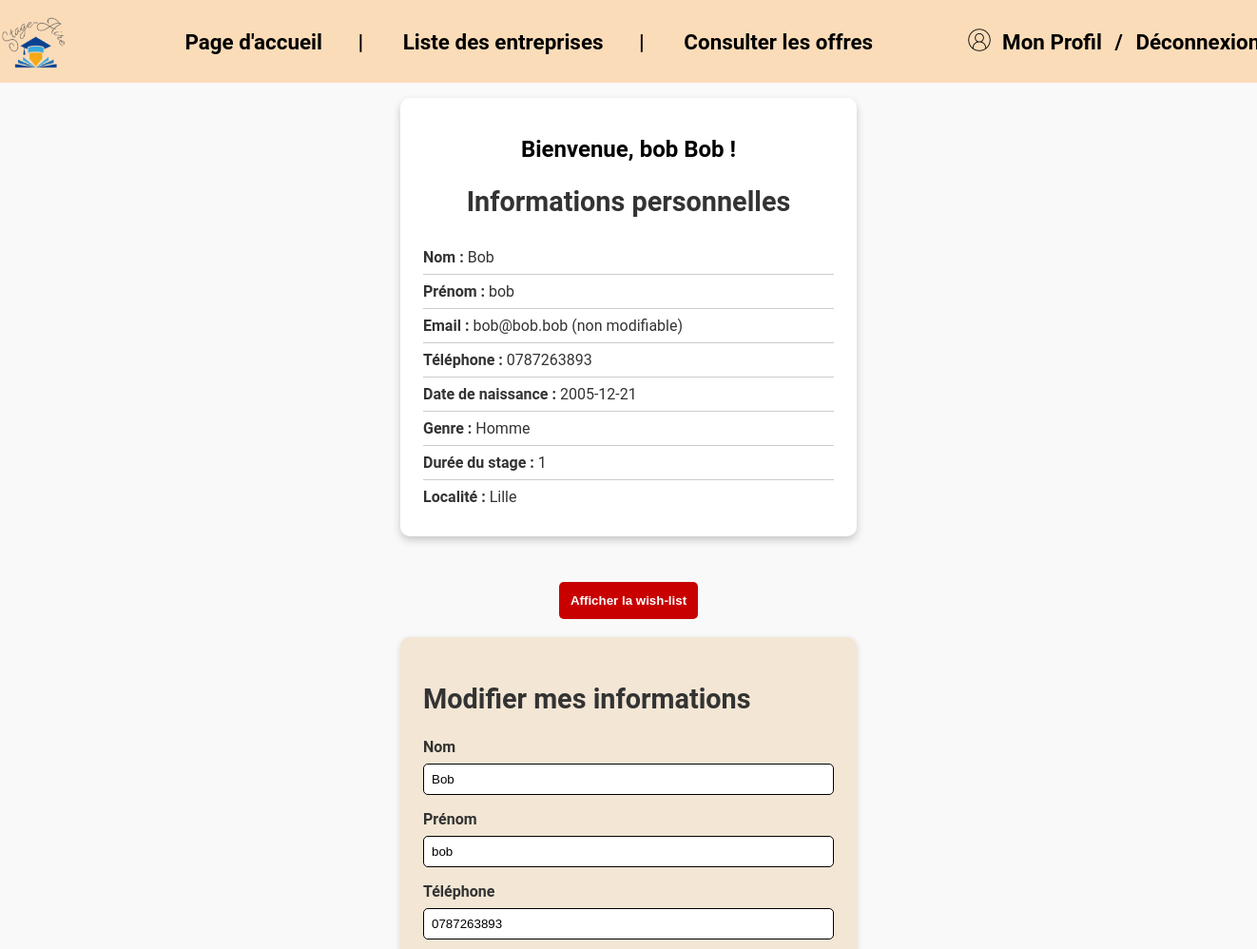
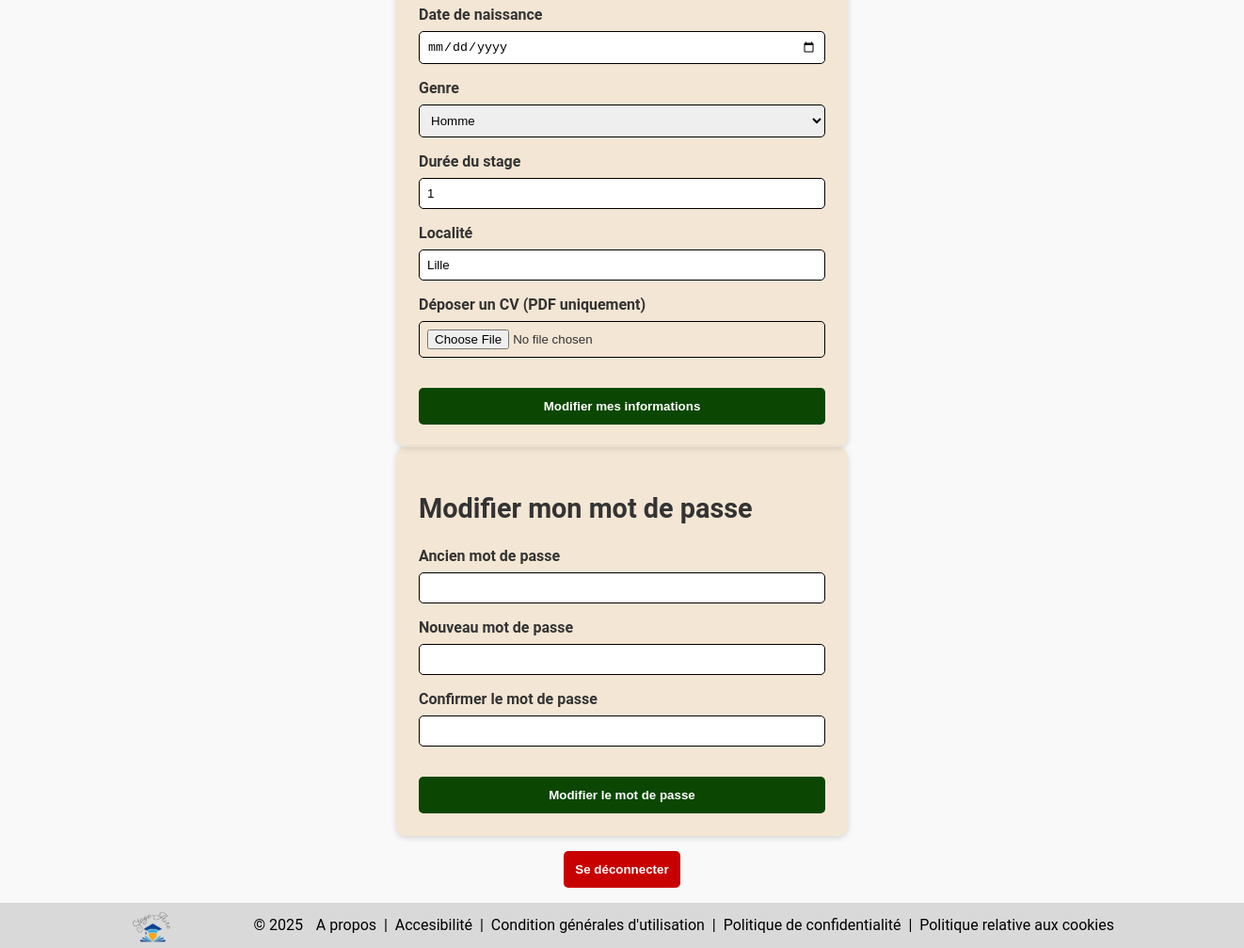
Screenshot of /index.php?action=profil (signed in) with the database file from the repository (2 pictures, top to bottom).
### tables this page shows
CREATE TABLE `inscription` (
  `id` int(11) NOT NULL,
  `nom` varchar(100) NOT NULL,
  `prenom` varchar(100) NOT NULL,
  `email` varchar(255) NOT NULL,
  `telephone` varchar(20) NOT NULL,
  `date_de_naissance` date NOT NULL,
  `genre` enum('Homme','Femme','Autre') NOT NULL,
  `mot_de_passe` varchar(255) NOT NULL,
  `date_inscription` timestamp NOT NULL DEFAULT current_timestamp(),
  `duree_stage` varchar(255) DEFAULT NULL,
  `localite` varchar(255) DEFAULT NULL,
  `cv_path` varchar(255) DEFAULT NULL,
  `role` enum('utilisateur','pilote','admin') NOT NULL DEFAULT 'utilisateur'
);

### index.php (called while the page is built, shortened)
<?php
$page = isset($_GET['action']) ? $_GET['action'] : 'home';
$controller = new PageController();
$controller->renderPage($page);
?>

### view/profil.php (the view, shortened to what this page needs)
<?php
    include 'header.php';
    $host = "localhost";
    $user = "root";
    $pass = "";
    $dbname = "utilisateurs";
    try {
        $conn = new PDO("mysql:host=$host;dbname=$dbname;charset=utf8", $user, $pass);
        $conn->setAttribute(PDO::ATTR_ERRMODE, PDO::ERRMODE_EXCEPTION);
    } catch (PDOException $e) {
        die("Connexion échouée : " . $e->getMessage());
    }
    $stmt = $conn->prepare("SELECT * FROM inscription WHERE id = :id");
    $stmt->bindParam(':id', $_SESSION['user_id'], PDO::PARAM_INT);
    $stmt->execute();
    $user = $stmt->fetch(PDO::FETCH_ASSOC);
    function getValue($array, $key) {
        return isset($array[$key]) ? htmlspecialchars($array[$key]) : "";
    }
?>
    <div class="profile-container">
        <div class="profile-card">
            <h1 class="profile-title">Bienvenue, <?php echo htmlspecialchars($user['prenom']) . " " . htmlspecialchars($user['nom']); ?> !</h1>
            <h2>Informations personnelles</h2>
            <ul class="profile-info">
                <li><strong>Nom :</strong> <?php echo getValue($user, 'nom'); ?></li>
                <li><strong>Prénom :</strong> <?php echo getValue($user, 'prenom'); ?></li>
                <li><strong>Email :</strong> <?php echo getValue($user, 'email'); ?> (non modifiable)</li>
                <li><strong>Téléphone :</strong> <?php echo getValue($user, 'telephone'); ?></li>
                <li><strong>Date de naissance :</strong> <?php echo getValue($user, 'date_de_naissance'); ?></li>
                <li><strong>Genre :</strong> <?php echo getValue($user, 'genre'); ?></li>
                <li><strong>Durée du stage :</strong> <?php echo getValue($user, 'duree_stage'); ?></li>
                <li><strong>Localité :</strong> <?php echo getValue($user, 'localite'); ?></li>
            </ul>
        </div>
        <a href="index.php?action=wishlist">
            <button class="logout-button">Afficher la wish-list</button>
        </a>
        <br>
        <div class="profile-form">
            <h2>Modifier mes informations</h2>
            <form method="POST" action="modifier_infos.php" enctype="multipart/form-data">
                <label for="nom">Nom</label>
                <input type="text" name="nom" value="<?php echo getValue($user, 'nom'); ?>" required />
                <label for="prenom">Prénom</label>
                <input type="text" name="prenom" value="<?php echo getValue($user, 'prenom'); ?>" required />
                <label for="telephone">Téléphone</label>
                <input type="text" name="telephone" value="<?php echo getValue($user, 'telephone'); ?>" required />
                <label for="date_naissance">Date de naissance</label>
                <input type="date" name="date_naissance" value="<?php echo getValue($user, 'date_naissance'); ?>" required />
                <label for="genre">Genre</label>
                <select name="genre" required>
                    <option value="Homme" <?php echo (getValue($user, 'genre') == "Homme") ? "selected" : ""; ?>>Homme</option>
                </select>
                <label for="duree_stage">Durée du stage</label>
                <input type="text" name="duree_stage" value="<?php echo getValue($user, 'duree_stage'); ?>" required />
                <label for="localite">Localité</label>
                <input type="text" name="localite" value="<?php echo getValue($user, 'localite'); ?>" required />
                <label for="cv">Déposer un CV (PDF uniquement)</label>
                <input type="file" name="cv" accept=".pdf" />
                <button type="submit">Modifier mes informations</button>
            </form>
        </div>
        <div class="profile-form">
            <h2>Modifier mon mot de passe</h2>
            <form method="POST" action="modifier_mot_de_passe.php">
                <label for="ancien_mot_de_passe">Ancien mot de passe</label>
                <input type="password" name="ancien_mot_de_passe" required />
                <label for="nouveau_mot_de_passe">Nouveau mot de passe</label>
                <input type="password" name="nouveau_mot_de_passe" required />
                <label for="confirmation_mot_de_passe">Confirmer le mot de passe</label>
                <input type="password" name="confirmation_mot_de_passe" required />
                <button type="submit">Modifier le mot de passe</button>
            </form>
        </div>
        <a href="index.php?action=logout">
            <button class="logout-button">Se déconnecter</button>
        </a>
    </div>
<?php include 'footer.php'; ?>

### assets/style.css (style rules this page uses)
* { box-sizing: border-box; }
body { margin: 0; padding: 0; font-family: Arial, sans-serif; }
@media (max-width: 1920px) { h1, h2 { font-size: 1.8rem; } }
.profile-container { display: flex; flex-direction: column; align-items: center; justify-content: center; width: 100%; flex-grow: 1; padding: 1rem; }
.profile-card { background-color: #fff; padding: 1.5rem; border-radius: 10px; box-shadow: 0px 4px 8px rgba(0, 0, 0, 0.2); width: 90%; max-width: 30rem; text-align: center; margin-bottom: 2rem; }
.profile-title { font-size: 1.5rem; font-weight: bold; color: rgba(0, 0, 0, 1); margin-bottom: 1rem; }
.profile-info { list-style: none; padding: 0; margin: 0; text-align: left; }
.profile-info li { font-size: 1rem; padding: 0.5rem 0; border-bottom: 1px solid rgba(0, 0, 0, 0.2); }
.profile-info li:last-child { border-bottom: none; }
.profile-form { background-color: rgba(229, 186, 126, 0.3); padding: 1.5rem; border-radius: 10px; box-shadow: 0px 2px 6px rgba(0, 0, 0, 0.15); width: 90%; max-width: 30rem; }
.profile-form label { font-weight: 600; display: block; margin-bottom: 0.5rem; }
.profile-form input, .profile-form select { width: 100%; padding: 0.5rem; border: 1px solid rgba(0, 0, 0, 1); border-radius: 5px; margin-bottom: 1rem; }
.profile-form button { background-color: rgb(11, 71, 3); color: white; font-weight: bold; padding: 0.75rem; width: 100%; border: none; border-radius: 5px; cursor: pointer; margin-top: 1rem; }
.logout-button { background-color: rgb(200, 0, 0); color: white; font-weight: bold; padding: 0.75rem; width: 100%; border: none; border-radius: 5px; cursor: pointer; margin-top: 1rem; }
body { font-family: Roboto, -apple-system, Helvetica, sans-serif; background-color: #f9f9f9; color: #333; margin: 0; padding: 0; }

### rows the page displays
inscription: prenom "bob", nom "Bob", email "bob@bob.bob", telephone "0787263893", date_de_naissance "2005-12-21", genre "Homme", duree_stage "1", localite "Lille"
